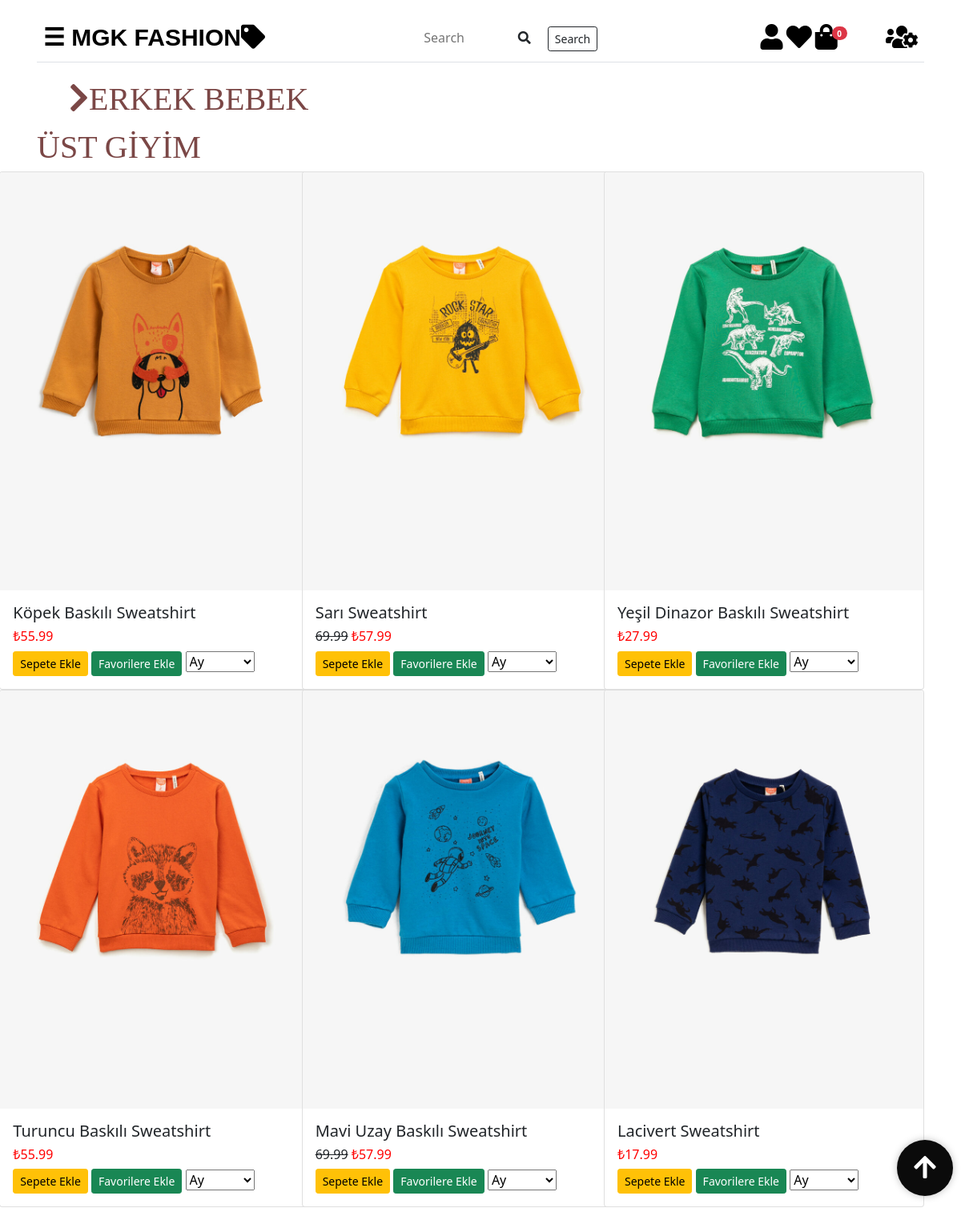
The app's page /giyimwebsitesi/erkbebeküst.php with its own data.
### tables this page shows
CREATE TABLE IF NOT EXISTS `tblurunler` (
  `id` int(4) NOT NULL AUTO_INCREMENT,
  `urun_foto` varchar(150) NOT NULL,
  `urun_adi` varchar(100) NOT NULL,
  `renk` varchar(30) NOT NULL,
  `eski_fiyat` float DEFAULT NULL,
  `fiyat` float NOT NULL,
  `kategoriID` int(4) NOT NULL,
  `cinsiyetID` int(2) NOT NULL,
  PRIMARY KEY (`id`),
  KEY `kategoriID` (`kategoriID`),
  KEY `cinsiyetID` (`cinsiyetID`)
);

### giyimwebsitesi/erkbebeküst.php (the view, shortened to what this page needs)
<!DOCTYPE html>
<html lang="tr">
<head>
  <link rel="stylesheet" type="text/css" href="CSS1/bootstrap.min.css">
  <link rel="stylesheet" href="CSS1/all.css">
  <link rel="stylesheet" type="text/css" href="CSS1/style.css">
  <link rel="stylesheet" type="text/css" href="CSS1/genelstyle.css">
  <link rel="stylesheet" type="text/css" href="CSS1/mainstyle.css">
</head>
<body>
  <?php include("baglantidb.php");
   ?>
  <?php $urunler = $db->query("SELECT * from tblurunler Where cinsiyetID = '5' AND kategoriID = '3' ", PDO::FETCH_OBJ)->fetchAll()   ?>
<div id="main" class="container">
  <?php include("navbar.php"); ?>
      <div class="row">
      <div  class="col-md-4" id="yazi"><i class="fa fa-chevron-right"></i>ERKEK BEBEK ÜST GİYİM</div>
      </div>
      <div class="row">
        <?php foreach ($urunler as $urunler) { ?>
    <div class="col-md-4">
<div class="card" style="width: 25rem; float: right;">
  <img class="card-img-top" id="aw-zoom" src="<?php echo $urunler->urun_foto; ?>" alt="Card image cap">
  <div class="card-body">
    <h5 class="card-title"><?php echo $urunler->urun_adi; ?></h5>
    <h6><s><?php echo $urunler->eski_fiyat; ?></s> <span style="color: red;">₺<?php echo $urunler->fiyat; ?></span> </h6>
    <button urun_id="<?php echo $urunler->id; ?>" class="btn btn-warning btn-sm btn_sepeteEkle">Sepete Ekle</button>
    <?php $sorgu = $db->prepare("SELECT * FROM tblfavoriler WHERE musteriID=:id1 AND favori_urunID=:id2");
          $sorgu->execute(array(':id1'=>$_SESSION['kullanici']['id'],':id2'=>$urunler->id));
          if ($sorgu->rowCount()) {
            echo '<a href="favoriler.php?cikar='.$urunler->id.'" class="btn btn-danger btn-sm">Favorilerden Çıkar</a>';
          }else{
            echo '<a href="favoriler.php?id='.$urunler->id.'" class="btn btn-success btn-sm">Favorilere Ekle</a>';
          }
     ?>
     <select>
      <option selected>Ay</option>
    </select>
  </div>
</div>
  </div>
  <?php } ?>
    </div>
</div>
<button id="btnScrollToTop">
    <i class="fa fa-arrow-up fa-2x" style="color: white"></i>
  </button>
</body>
</html>

### giyimwebsitesi/CSS1/all.css (style rules this page uses)
.fa, .fas, .far, .fal, .fad, .fab { -moz-osx-font-smoothing: grayscale; -webkit-font-smoothing: antialiased; display: inline-block; font-style: normal; font-variant: normal; text-rendering: auto; line-height: 1; }
.fa-2x { font-size: 2em; }
.fa-arrow-up:before { content: "\f062"; }
.fa-chevron-right:before { content: "\f054"; }

### giyimwebsitesi/CSS1/genelstyle.css (style rules this page uses)
#yazi { font-size: bold; color:#7b4746 ; font-family: Agency FB; font-size: 40px; text-indent: 20px; }
#aw-zoom { position: relative; -webkit-transform: scale(1); -ms-transform: scale(1); -moz-transform: scale(1); transition: all .3s ease-in; -moz-transition: all .3s ease-in; -webkit-transition: all .3s ease-in; -ms-transition: all .3s ease-in; }
#btnScrollToTop { position: fixed; right: 10px; bottom: 30px; width: 70px; height: 70px; border-radius: 50%; background: #0b0b0b; box-shadow:0 0 10px rgba(0, 0, 0, 0.25); color: #ffffff; border: none; outline: none; cursor: pointer; }

### giyimwebsitesi/CSS1/mainstyle.css (style rules this page uses)
#yazi { font-size: bold; color:#7b4746 ; font-family: Agency FB; font-size: 40px; text-indent: 20px; }
#main { transition: margin-left .5s; padding: 16px; }
#btnScrollToTop { position: fixed; right: 10px; bottom: 30px; width: 70px; height: 70px; border-radius: 50%; background: #0b0b0b; box-shadow:0 0 10px rgba(0, 0, 0, 0.25); color: #ffffff; border: none; outline: none; cursor: pointer; }

### records on screen
tblurunler: urun_foto (picture), urun_adi "Köpek Baskılı Sweatshirt", fiyat "55.99"
tblurunler: urun_foto (picture), urun_adi "Sarı Sweatshirt", eski_fiyat "69.99", fiyat "57.99"
tblurunler: urun_foto (picture), urun_adi "Yeşil Dinazor Baskılı Sweatshirt", fiyat "27.99"
tblurunler: urun_foto (picture), urun_adi "Turuncu Baskılı Sweatshirt", fiyat "55.99"
tblurunler: urun_foto (picture), urun_adi "Mavi Uzay Baskılı Sweatshirt", eski_fiyat "69.99", fiyat "57.99"
tblurunler: urun_foto (picture), urun_adi "Lacivert Sweatshirt", fiyat "17.99"

### other values on screen
$toplam_adet "0"
